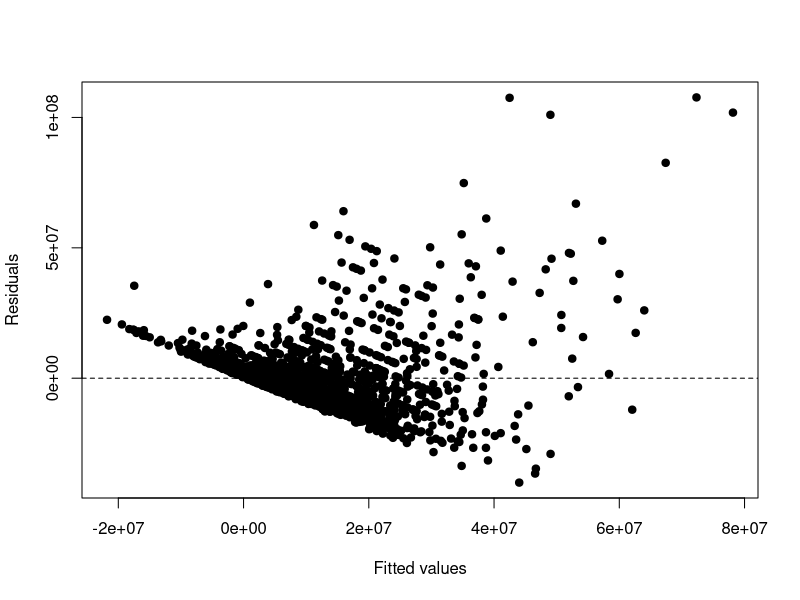
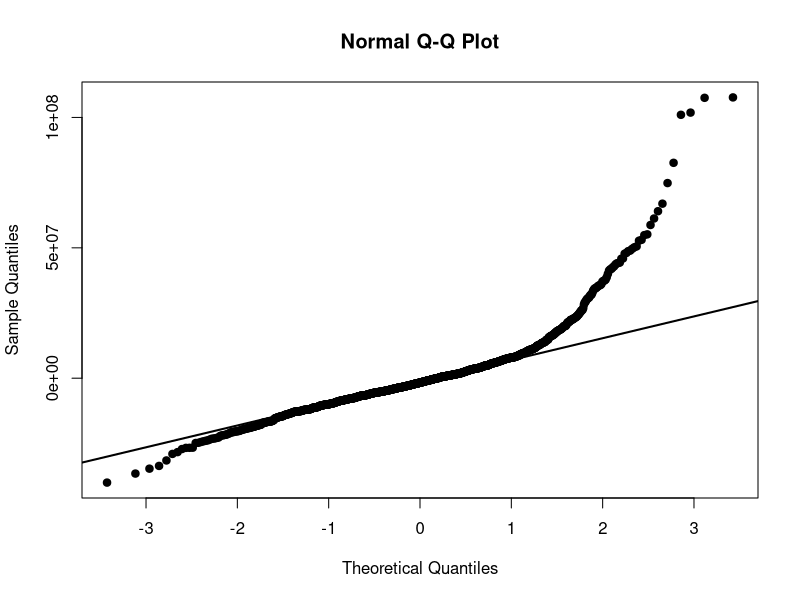
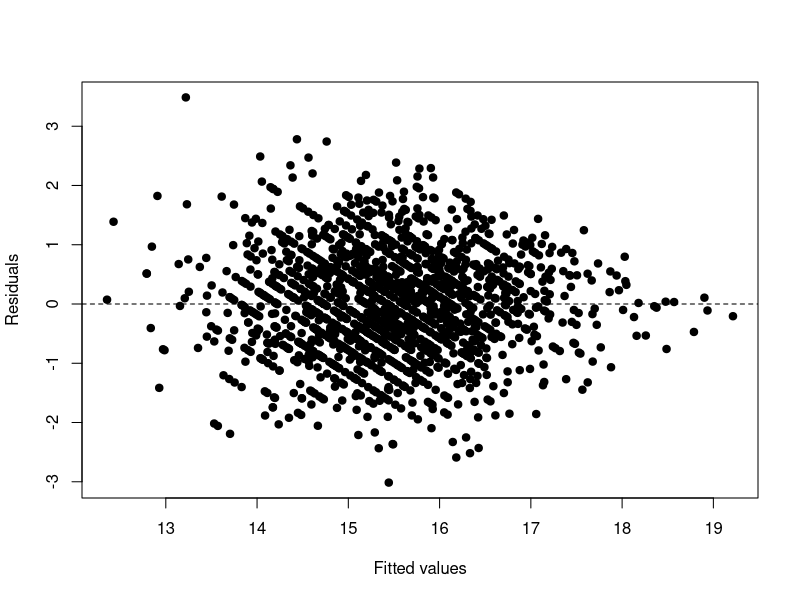
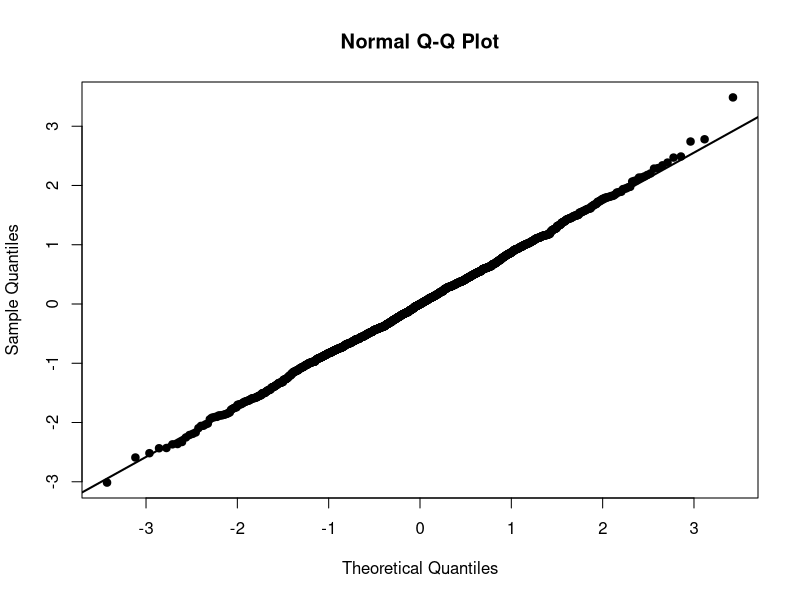

Here is the R script that generated these plots, in order: (Note: this script raises an error after producing the figures.)
data <- read.csv("soccer_clean.csv")
project_data <- data[, c(
  "value",
  "age",
  "goals_assists_per90",
  "position",
  "passes_pct",
  "minutes"
)]
model <- lm(value ~ age + goals_assists_per90 + position + passes_pct + minutes,
            data = project_data)
plot(fitted(model), resid(model), pch = 19,
     xlab = "Fitted values",ylab = "Residuals")
abline(h = 0, lty = 2)
qqnorm(resid(model), pch = 19)
qqline(resid(model), lwd = 2)
model0 <- lm(log(value) ~ age + goals_assists_per90 + position + passes_pct + minutes,
             data = project_data)
plot(fitted(model0), resid(model0), pch = 19,
     xlab = "Fitted values",ylab = "Residuals")
abline(h = 0, lty = 2)
qqnorm(resid(model0), pch = 19)
qqline(resid(model0), lwd = 2)
bc <- MASS::boxcox(model, lambda = seq(-2, 2, by = 0.01))
lambda.hat <- bc$x[which.max(bc$y)]
lambda.hat
plot(project_data$age, project_data$value, pch = 19,
     xlab = "Age",ylab = "Market Value")
plot(project_data$goals_assists_per90, project_data$value,pch = 19,
     xlab = "Goals and Assists per 90 Minutes",ylab = "Market Value")
plot(project_data$passes_pct, project_data$value, pch = 19,
     xlab = "Pass Completion", ylab = "Market Value")
plot(project_data$minutes, project_data$value, pch = 19,
     xlab = "Minutes Played",ylab = "Market Value")
